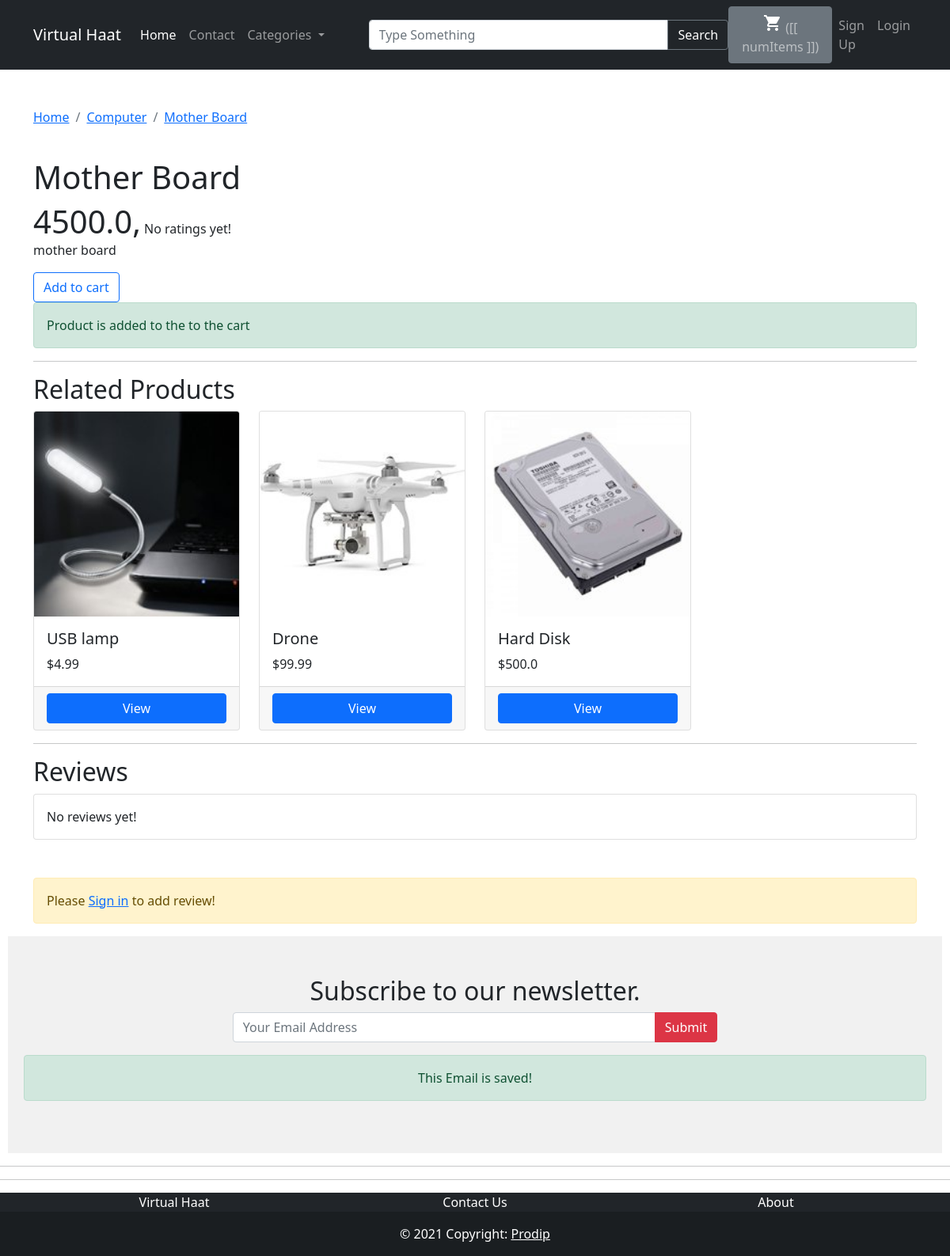
The page /computer/mother-board/ on the database its author committed.
### apps/store/models.py (models this page shows, shortened)
class Product(models.Model):
    category = models.ForeignKey(Category, related_name='products', on_delete=models.CASCADE)
    parent = models.ForeignKey('self', related_name='variants', on_delete=models.CASCADE, blank=True, null=True)
    title = models.CharField(max_length=255)
    slug = models.SlugField(max_length=255)
    description = models.TextField(blank=True, null=True)
    price = models.FloatField()
    date_added = models.DateTimeField(auto_now_add=True)
    is_featured = models.BooleanField(default=False)
    num_available = models.IntegerField(default=1)
    num_visits = models.IntegerField(default=0)
    last_visit = models.DateTimeField(blank=True, null=True)
    image = models.ImageField(upload_to='uploads/', blank=True, null=True)
    thumbnail = models.ImageField(upload_to='thumbnails/', blank=True, null=True)
    class Meta:
        ordering = ('-date_added',)
    def save(self, *args, **kwargs):
        self.thumbnail = self.make_thumbnail(self.image)
        super().save(*args, **kwargs)
    def make_thumbnail(self, image, size=(300,200)):
        img = Image.open(image)
        img.convert('RGB')
        img.thumbnail(size)
        thumb_io = BytesIO()
        img.save(thumb_io, 'JPEG', quality=85)
        thumbnail = File(thumb_io, name=image.name)
        return thumbnail
    def get_rating(self):
        total = sum(int(review['stars']) for review in self.reviews.values())
        if self.reviews.count() > 0:
            return total / self.reviews.count()
        else:
            return 0

class Category(models.Model):
    parent = models.ForeignKey('self', related_name='children', on_delete=models.CASCADE, blank=True,null=True)
    title = models.CharField(max_length=255)
    slug = models.SlugField(max_length=255)
    ordering = models.IntegerField(default=0)
    is_featured = models.BooleanField(default=False)
    class Meta:
        verbose_name_plural = 'Categories'
        ordering = ('ordering',)

### apps/store/views.py (the view)
# urls.py: path('<slug:category_slug>/<slug:slug>/', product_detail, name='product_detail'),
def product_detail(request, category_slug ,slug):
    product = get_object_or_404(Product, slug=slug)
    product.num_visits = product.num_visits + 1
    product.last_visit = datetime.now()
    product.save()
    if request.method == 'POST' and request.user.is_authenticated:
        stars = request.POST.get('stars', 3)
        content = request.POST.get('content', '')
        review = ProductReview.objects.create(product=product, user=request.user, stars=stars, content=content)
        return redirect('product_detail', category_slug=category_slug, slug=slug)
    related_products = list(product.category.products.filter(parent=None).exclude(id=product.id))
    if len(related_products)>=3:
        related_products = random.sample(related_products, 3)
    if product.parent:
        return redirect('product_detail', category_slug=category_slug, slug=product.parent.slug)
    imagesstring = "{'thumbnail': '%s', 'image': '%s'}," %(product.thumbnail.url, product.image.url)
    for image in product.images.all():
        imagesstring = imagesstring + ("{'thumbnail': '%s', 'image': '%s'}," %(image.thumbnail.url, image.image.url))
    cart = Cart(request)
    if cart.has_product(product.id):
        product.in_cart = True
    else:
        product.in_cart = False
    context = {
        'product': product,
        'imagesstring': imagesstring,
        'related_products': related_products,
    }
    return render(request, 'product_detail.html', context)

### apps/cart/cart.py (called while the page is built)
    def has_product(self, product_id):
        if str(product_id) in self.cart:
            return True
        else:
            return False

    def get_total_length(self):
        if self.cart.values():
            return sum(int(item['quantity']) for item in self.cart.values())
        else:
            return 0

    def get_total_cost(self):
        try:
            return sum(float(item['total_price']) for item in self.cart.values())
        except Exception:
            return 0

### apps/cart/context_processors.py (called while the page is built)
def cart(request):
    return {'cart': Cart(request)}

### apps/store/context_processors.py (called while the page is built)
def menu_categories(request):
    categories = Category.objects.filter(parent=None)
    return {'menu_categories':categories}

### apps/store/templates/product_detail.html (shortened to what this page needs)
{% extends 'base.html' %}
{% block content %}
<div id="productapp" class="mt-5">
<nav aria-label="breadcrumb">
      <ol class="breadcrumb">
        <li class="breadcrumb-item"><a href="{% url 'frontpage' %}">Home</a></li>
            <li class="breadcrumb-item" aria-current="page">
                <a href="{% url 'category_detail' product.category.slug %}">{{ product.category.title }}</a>
            </li>
            <li class="breadcrumb-item active" aria-current="page">
                <a href="{% url 'product_detail' product.category.slug product.slug %}">{{ product.title }}</a>
            </li>
      </ol>
    </nav>
    <h1>{{ product.title }}</h1>
    <span class="display-6">{{ product.price }},</span>
    {% if product.get_rating == 0 %}
        No ratings yet!
    {% else %}
        <span class="text-success"> Rating:{{ product.get_rating|floatformat:1 }} star</span>
    {% endif %}
    {% if product.description %}
        <p>{{ product.description }}</p>
    {% endif %}
    {% if product.variants.all %}
        <h2>Add to cart</h2>
        <div class="col-sm-6">
        <table class="table table-striped">
            <tbody class="align-middle">
            <tr>
            <td>
                {% if product.thumbnail.url %}
                    <img width="100" src="{{ product.thumbnail.url }}">
                {% endif %}
            </td>
            <td>
                <strong>{{ product.title }}</strong>
            </td>
            <td>
                {% if product.in_cart %}
                    <p>Already in cart!</p>
                {% else %}
                    {% if product.num_available > 0 %}
                        <button class="btn btn-outline-primary" @click="addToCart({{ product.id }})">Add to cart</button>
                    {% else %}
                        <p>The Product is out of stock!</p>
                    {% endif %}
                {% endif %}
            </td>
            </tr>
            {% for variant in product.variants.all %}
                <tr>
                    <td>
                        {% if variant.thumbnail.url %}
                            <img width="100" src="{{ variant.thumbnail.url }}">
                        {% endif %}
                    </td>
                    <td>
                        <strong>{{ variant.title }}</strong>
                    </td>
                    <td>
                        {% if variant.in_cart %}
                            <p>Already in cart!</p>
                        {% else %}
                            {% if variant.num_available > 0 %}
                                <button class="btn btn-outline-primary" @click="addToCart({{ variant.id }})">Add to cart</button>
                            {% else %}
                                <p>The Product is out of stock!</p>
                            {% endif %}
                        {% endif %}
                    </td>
                </tr>
            {% endfor %}
            </tbody>
        </table>
        </div>
    {% else %}
        {% if product.in_cart %}
            <p>Already in cart!</p>
        {% else %}
            {% if product.num_available > 0 %}
                <button class="btn btn-outline-primary" @click="addToCart({{ product.id }})">Add to cart</button>
            {% else %}
                <p>The Product is out of stock!</p>
            {% endif %}
        {% endif %}
    {% endif %}
    <div v-if="showMessage">
        <p class="alert alert-success">Product is added to the to the cart</p>
    </div>
    <hr>
    <h2>Related Products</h2>
    {% with related_products as list_products %}
        {% include 'parts/product_list.html' %}
    {% endwith %}
    <hr>
    <h2>Reviews</h2>
        {% for review in product.reviews.all %}
                <div class="card mb-3">
                <div class="card-header">
                    Date: <strong>{{ review.date_added|date:'Y-m-d' }}</strong>,
                    Stars: <strong>{{ review.stars }}</strong>,
                </div>
                <div class="card-body">
                    {{ review.content }}
                </div>
                <div class="card-footer">
                    {{ review.user }}
                </div>
            </div>
                {% empty %}
                <div class="card">
                    <div class="card-body">
                        No reviews yet!
                    </div>
                </div>
        {% endfor %}
    <div class="mt-5">
        {% if request.user.is_authenticated %}
        <div class="col-md-8 offset-md-2">
            <form class="form" method="POST">
            <h2>Add Review</h2><br>
            {% csrf_token %}
                <div class="row">
                <label class="col-sm-1 form-label" for="stars">Stars</label>
                    <div class="col-sm-5">
                        <select id="stars" class="form-select" name="stars">
                            <option value="1">1</option>
                            <option value="2">2</option>
                            <option value="3" selected>3</option>
                            <option value="4">4</option>
                            <option value="5">5</option>
                        </select>
                    </div>
                </div>
                <div class="mt-3 mb-2">
                    <label class="form-label" for="opinion">Your Opinion:</label>
                    <textarea id="opinion" class="form-control" name="content" style="height: 200px;"></textarea>
                </div>
                <div class="d-grid d-flex justify-content-end">
                    <button class="col-4 btn btn-success" type="submit">Submit</button>
                </div>
            </form>
        </div>
    {% else %}
        <p class="alert alert-warning">Please <a href="{% url 'login' %}">Sign in</a> to add review!</p>
    </div>
    {% endif %}
</div>
{% endblock %}

### apps/store/templates/parts/product_list.html
<div class="row">
{% for p in list_products %}
    <div class="col-sm-3">
        <div class="card">
            {% if p.image %}
                <img src="{{ p.thumbnail.url }}" class="card-img-top" alt="...">
            {% endif %}
          <div class="card-body">
            <h5 class="card-title">{{ p.title }}</h5>
            <p class="card-text">${{ p.price }}</p>
          </div>
          <div class="card-footer">
              <div class="d-grid gap-2">
                <a href="{% url 'product_detail' p.category.slug p.slug %}" class="btn btn-primary">View</a>
              </div>
          </div>
        </div>
    </div>
{% endfor %}
</div>

### rows shown on the page
Product: category "Computer", title "Mother Board", price "4500.0", description "mother board"
Product: thumbnail (picture), title "USB lamp", price "4.99"
Product: thumbnail (picture), title "Drone", price "99.99"
Product: thumbnail (picture), title "Hard Disk", price "500.0"
